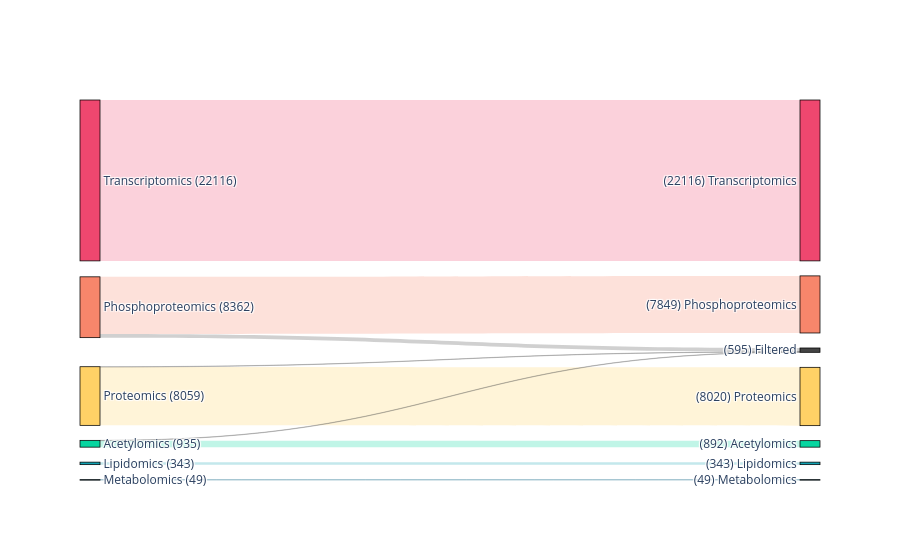

Notebook code cell kept with this figure:
### Markdown cell above
### FLT3-ITDxNPM1

#### Black patients

### Code cell
# select the sample columns
# WT
wt_cols = meta.filter(
    (pl.col("Race") == "Black")
    & ~pl.col("NPM1")
    & ~pl.col("FLT3_ITD")
)["Sample"].to_list()
print(f"{wt_cols=}")
# NPM1
mut_cols = meta.filter(
    (pl.col("Race") == "Black")
    & pl.col("NPM1")
    & pl.col("FLT3_ITD")
)["Sample"].to_list()
print(f"{mut_cols=}")

# save the sample columns
with open(os.path.join(CACHE_DIR, "B_FLT3-ITDxNPM1-WT_cols.pkl"), "wb") as pf:
    pickle.dump((wt_cols, mut_cols), pf)

# subset the omics data
subset = select_subset(combined, wt_cols, mut_cols)

# save the subset to file
subset.write_ipc(os.path.join(CACHE_DIR, "B_FLT3-ITDxNPM1-WT.arrow"))

# display
display(subset)

# report on the number of features in each block
subset.group_by("Block").len().sort("len", descending=True)

# plot feature counts before/after subsetting
plot_filtered_feature_counts(
    combined,
    subset,
    figname=os.path.join(FIGURE_DIR, "block-feature-counts_B_FLT3-ITDxNPM1-WT.png")
)

### Figure 1 — Plotly figure (JSON) as saved in the notebook; plotly's stock layout.template omitted (floating-point values rounded to 4 significant figures)
{"data": [{"arrangement": "freeform", "link": {"color": ["rgba(239, 71, 111, 0.25)", "rgba(68, 68, 68, 0.25)", "rgba(247, 134, 107, 0.25)", "rgba(68, 68, 68, 0.25)", "rgba(255, 209, 102, 0.25)", "rgba(68, 68, 68, 0.25)", "rgba(6, 214, 160, 0.25)", "rgba(68, 68, 68, 0.25)", "rgba(17, 162, 178, 0.25)", "rgba(68, 68, 68, 0.25)", "rgba(11, 101, 132, 0.25)", "rgba(68, 68, 68, 0.25)"], "source": [0, 0, 2, 2, 4, 4, 6, 6, 8, 8, 10, 10], "target": [1, 12, 3, 12, 5, 12, 7, 12, 9, 12, 11, 12], "value": [22116, 0, 7849, 513, 8020, 39, 892, 43, 343, 0, 49, 0]}, "node": {"color": ["#EF476F", "#EF476F", "#F7866B", "#F7866B", "#FFD166", "#FFD166", "#06D6A0", "#06D6A0", "#11A2B2", "#11A2B2", "#0B6584", "#0B6584", "#444444"], "label": ["Transcriptomics (22116)", "(22116) Transcriptomics", "Phosphoproteomics (8362)", "(7849) Phosphoproteomics", "Proteomics (8059)", "(8020) Proteomics", "Acetylomics (935)", "(892) Acetylomics", "Lipidomics (343)", "(343) Lipidomics", "Metabolomics (49)", "(49) Metabolomics", "(595) Filtered"], "line": {"color": "black", "width": 0.75}, "pad": 15, "thickness": 20}, "type": "sankey"}], "layout": {}}
